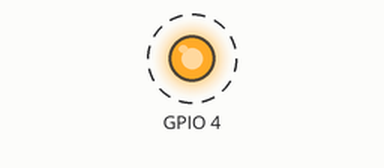
Recording of a program running on a simulated Raspberry Pi (BCM pin numbers). Shown: output pins drawn as LEDs (lit = HIGH). Dashed ring = blinking. At 50.0 s the program stops and its outputs stay as they are.

Above: at 0.5 s.
Timing chart, 0 to 4.6 s (numbered marks = the images above):
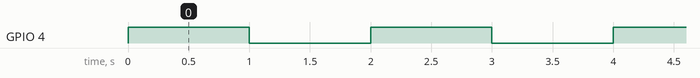

The program:

led1.py
```python
import RPi.GPIO as GPIO
import time
GPIO.setmode(GPIO.BCM)
GPIO.setup(4, GPIO.OUT)

for i in range(25):
	GPIO.output(4, GPIO.HIGH)
	time.sleep(1)
	GPIO.output(4, GPIO.LOW)
	time.sleep(1)

GPIO.cleanup()
```

Measured:
- by itself, GPIO 4: alternates HIGH for 1.0 s and LOW for 1.0 s, 50 changes in all, then stays LOW
